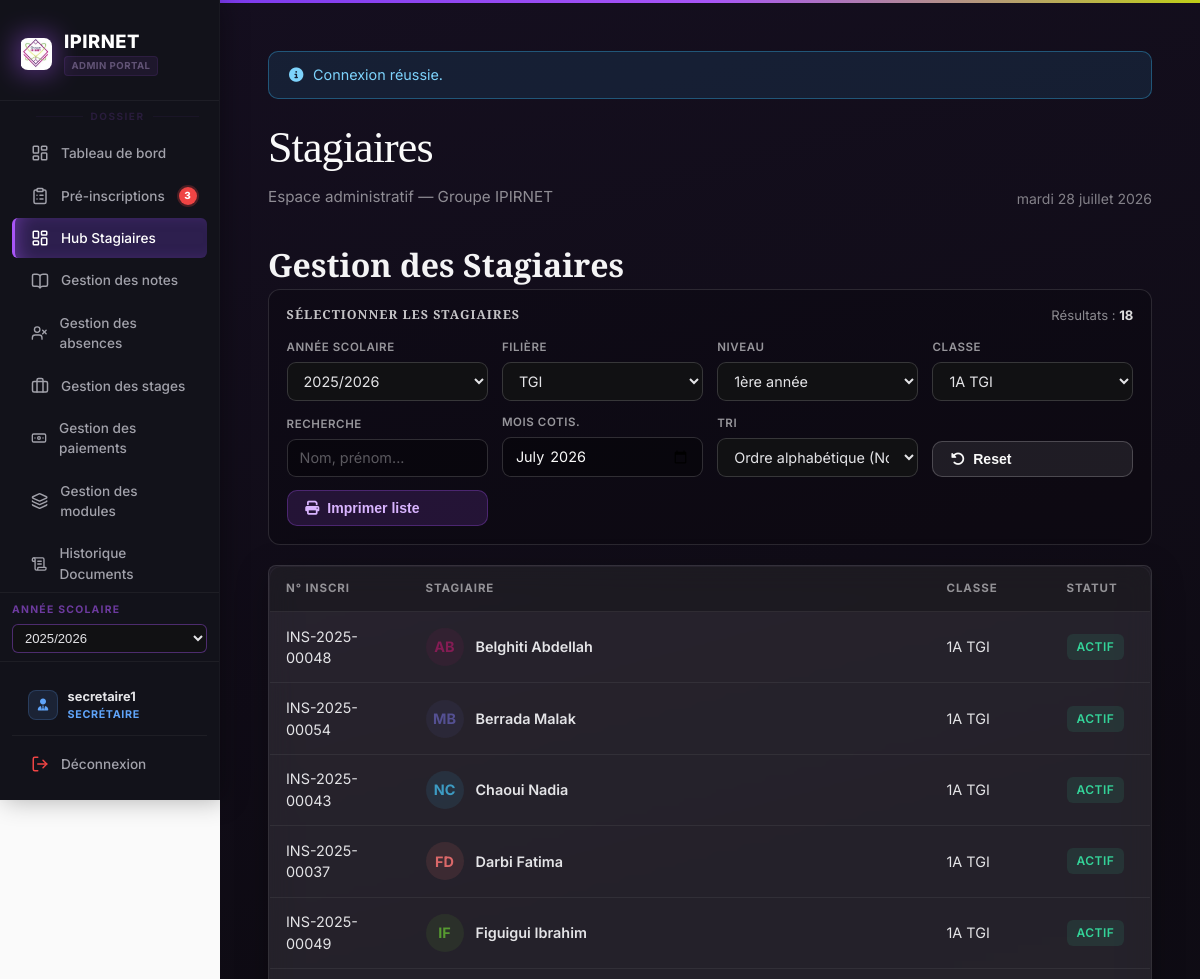
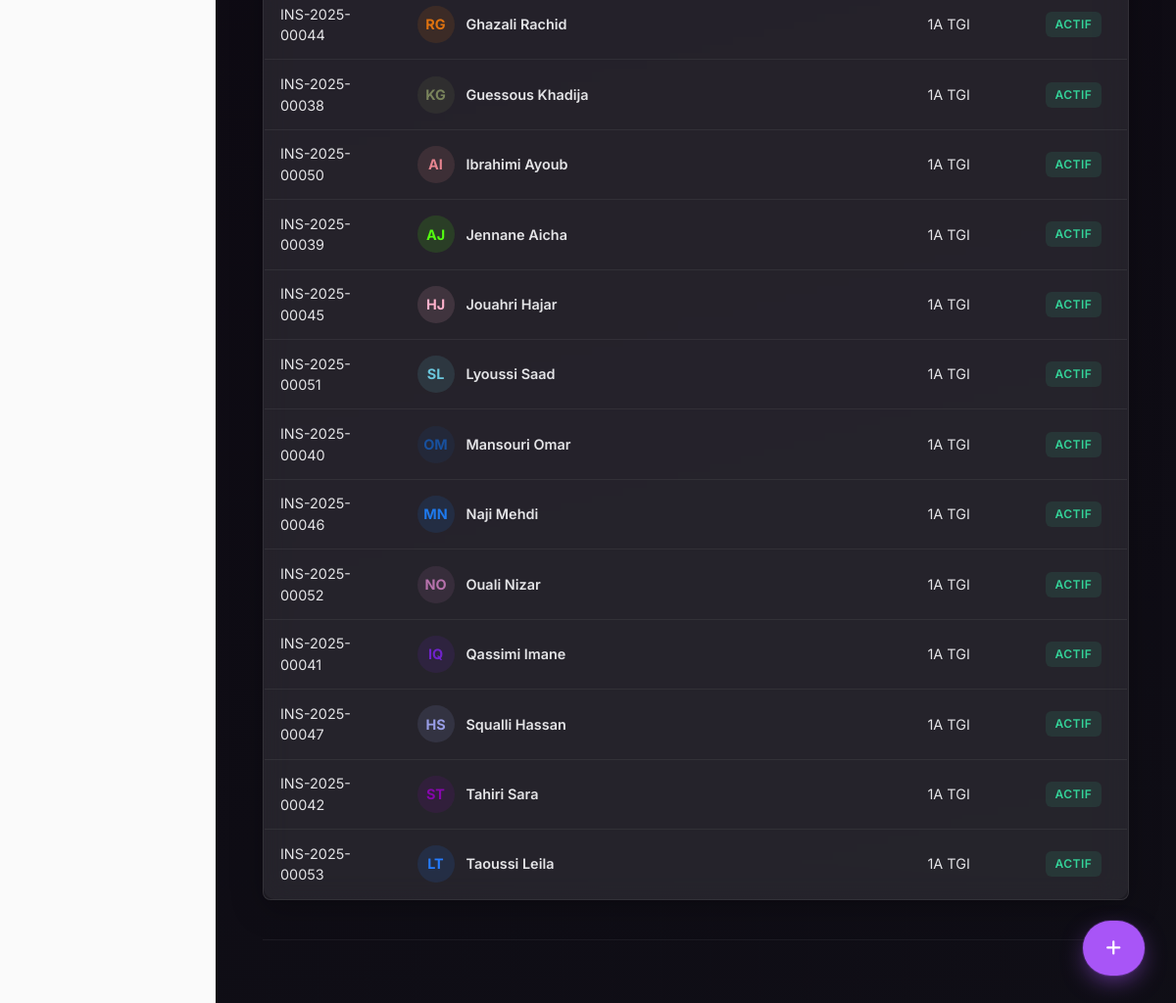
Screenshot of /gestion_des_stagiaires/stagiaires.php (signed in) with the database file from the repository (2 pictures, top to bottom).
### tables this page shows
CREATE TABLE `stagiaires` (
  `id_stagiaire` int(10) UNSIGNED NOT NULL,
  `num_inscri` varchar(32) NOT NULL,
  `cin` varchar(8) DEFAULT NULL,
  `nom` varchar(100) NOT NULL,
  `prenom` varchar(100) NOT NULL,
  `date_naissance` date DEFAULT NULL,
  `adresse` varchar(512) DEFAULT NULL,
  `email` varchar(255) DEFAULT NULL,
  `telephone` varchar(15) DEFAULT NULL,
  `telephone_parent` varchar(15) DEFAULT NULL COMMENT 'CDC fiche inscription',
  `nom_tuteur` varchar(255) DEFAULT NULL COMMENT 'Père ou tuteur',
  `sexe` varchar(1) NOT NULL DEFAULT 'M' COMMENT 'M = Masculin, F = Féminin',
  `photo` varchar(512) DEFAULT NULL,
  `date_inscription` date NOT NULL,
  `id_classe` int(10) UNSIGNED NOT NULL,
  `created_at` timestamp NOT NULL DEFAULT current_timestamp(),
  `updated_at` timestamp NULL DEFAULT NULL ON UPDATE current_timestamp(),
  `remise_mensuelle` decimal(10,2) NOT NULL DEFAULT 0.00
);

### gestion_des_stagiaires/includes/helpers.php (called while the page is built, shortened)
<?php
function gds_fix_text(string $texte): string
{
    if ($texte === '') {
        return $texte;
    }
    $texte = str_replace("\u{FFFD}", '?', $texte);
    $corrections = [
        "é" => "é",
        "è" => "è",
        "ê" => "ê",
        "ë" => "ë",
        "Sp?cialis?e"        => "Spécialisée",
        "sp?cialis?e"        => "spécialisée",
        "Sp?cialis?"         => "Spécialisé",
        "sp?cialis?"         => "spécialisé",
        "Sp?cialis"          => "Spécialis",
        "sp?cialis"          => "spécialis",
        "T?l?communication"  => "Télécommunication",
        "t?l?communication"  => "télécommunication",
        "T?l?phone"          => "Téléphone",
        "t?l?phone"          => "téléphone",
        "D?veloppement"      => "Développement",
        "d?veloppement"      => "développement",
        "D?velopper"         => "Développer",
        "d?velopper"         => "développer",
        "S?curit?"           => "Sécurité",
        "s?curit?"           => "sécurité",
        "?l?ves"             => "élèves",
        "?l?ve"              => "élève",
        "?tablissement"      => "établissement",
        "g?n?rale"           => "générale",
        "G?n?rale"           => "Générale",
        "g?n?ral"            => "général",
        "G?n?ral"            => "Général",
        "p?riode"            => "période",
        "P?riode"            => "Période",
        "g?n?ration"         => "génération",
        "G?n?ration"         => "Génération",
        "?veloppement"       => "éveloppement",
        "?velopper"          => "évelopper",
        "Donn?es"            => "Données",
        "donn?es"            => "données",
        "R?seau"             => "Réseau",
        "r?seau"             => "réseau",
        "Spécialis?e"        => "Spécialisée",
        "spécialis?e"        => "spécialisée",
        "Spécialis?"         => "Spécialisé",
        "spécialis?"         => "spécialisé",
        "stagi?re"           => "stagiaire",
        "?cole"              => "école",
        "P?dagogie"          => "Pédagogie",
        "p?dagogie"          => "pédagogie",
        "1?re"               => "1ère",
        "2?me"               => "2ème",
        "3?me"               => "3ème",
        "Ann?e"              => "Année",
        "ann?e"              => "année",
        "Â"                  => "",
    ];
    for ($passe = 0; $passe < 4; $passe++) {
        $resultat = strtr($texte, $corrections);
        if ($resultat === $texte) {
            break;
        }
        $texte = $resultat;
    }
    return $texte;
}
function h(string $texte): string
{
    return htmlspecialchars(gds_fix_text($texte), ENT_QUOTES | ENT_SUBSTITUTE, 'UTF-8');
}

### gestion_des_stagiaires/stagiaires.php (the view, shortened to what this page needs)
<?php
require __DIR__ . '/includes/bootstrap.php';
$listMoisNav = date('Y-m');
require __DIR__ . '/includes/header.php';
?>
<?php
$_allClasses = $pdo->query('SELECT c.id_classe, c.nom_classe, c.annee_scolaire, c.niveau, f.id_filiere, f.nom_filiere FROM classes c JOIN filieres f ON f.id_filiere=c.id_filiere ORDER BY f.nom_filiere, c.annee_scolaire, c.nom_classe')->fetchAll();
$classes = array_values(array_filter($_allClasses, fn($c) => (bool) preg_match('/^\d{4}\/\d{4}$/', (string)$c['annee_scolaire'])));
$filieresList = $pdo->query('SELECT DISTINCT f.id_filiere, f.nom_filiere FROM filieres f INNER JOIN classes c ON c.id_filiere = f.id_filiere ORDER BY f.nom_filiere')->fetchAll();
$_rawAnneesList = $pdo->query(
    "SELECT DISTINCT annee_scolaire FROM classes ORDER BY annee_scolaire DESC"
)->fetchAll(PDO::FETCH_COLUMN);
$anneesList = array_values(array_filter($_rawAnneesList, fn($y) => (bool) preg_match('/^\d{4}\/\d{4}$/', (string)$y)));
usort($anneesList, fn($a, $b) => strcmp((string)$b, (string)$a));
$currentAnnee = $_SESSION['global_annee_scolaire'] ?? (!empty($anneesList) ? $anneesList[0] : '');
$navAnnee = (string) ($_GET['a'] ?? $currentAnnee);
$navFiliere = (int) ($_GET['f'] ?? 0);
$navNiveau  = (string) ($_GET['niv'] ?? '');
$navClasse  = (int) ($_GET['c'] ?? 0);
$navSort    = (string) ($_GET['o'] ?? 'nom');
$sqlNav = "SELECT v.*, s.date_naissance, s.adresse, s.photo, s.email, s.telephone, s.date_inscription, s.cin, c.niveau
           FROM v_stagiaires_detail v
           LEFT JOIN stagiaires s ON s.id_stagiaire = v.id_stagiaire
           LEFT JOIN classes c ON c.id_classe = v.id_classe";
$paramsNav = [];
$sqlNav .= " ORDER BY " . ($navSort === 'num_inscri' ? 'v.num_inscri' : 'v.nom, v.prenom');
$stNav = $pdo->prepare($sqlNav);
$stNav->execute($paramsNav);
$rows = $stNav->fetchAll();
function getAvatarColor($str) {
    $hash = md5($str);
    return '#' . substr($hash, 0, 6);
}
$selectedStudent = null;
?>
<div id="classic-list-view" style="<?= $selectedStudent ? 'display:none;' : '' ?>">
<h1 class="page-title" style="font-family: 'Instrument Serif', serif;">Gestion des Stagiaires</h1>
<section class="gds-filter-bar no-print">
    <header class="gds-filter-bar__header">
        <h3 class="gds-filter-bar__title">SÉLECTIONNER LES STAGIAIRES</h3>
        <span class="gds-filter-bar__count">Résultats : <strong id="flt-stag-count">0</strong></span>
    </header>
    <div class="gds-filter-bar__grid">
        <label class="gds-filter-bar__field">
            <span>ANNÉE SCOLAIRE</span>
            <select id="flt-stag-annee" data-default-annee="<?= h($currentAnnee) ?>">
                <?php foreach ($anneesList as $an): ?>
                    <option value="<?= h($an) ?>"
                        <?= ($an === $navAnnee) ? 'selected' : '' ?>>
                        <?= h($an) ?>
                    </option>
                <?php endforeach; ?>
            </select>
        </label>
        <label class="gds-filter-bar__field">
            <span>FILIÈRE</span>
            <select id="flt-stag-filiere">
                <?php foreach ($filieresList as $fp): ?>
                    <option value="<?= (int) $fp['id_filiere'] ?>" <?= ($navFiliere === (int)$fp['id_filiere']) ? 'selected' : '' ?>><?= h(gds_fix_text((string) $fp['nom_filiere'])) ?></option>
                <?php endforeach; ?>
            </select>
        </label>
        <label class="gds-filter-bar__field">
            <span>NIVEAU</span>
            <select id="flt-stag-niveau" disabled
                data-selected-niveau="<?= h($navNiveau) ?>">
                <option value="">— Tous —</option>
            </select>
        </label>
        <label class="gds-filter-bar__field">
            <span>CLASSE</span>
            <select id="flt-stag-classe" disabled
                data-selected-classe="<?= $navClasse ?>"
                data-all-classes='<?= htmlspecialchars(json_encode(array_map(fn($c) => ['id' => (int)$c['id_classe'], 'fid' => (int)$c['id_filiere'], 'annee' => (string)$c['annee_scolaire'], 'niveau' => (string)($c['niveau'] ?? ''), 'label' => $c['nom_classe']], $classes)), ENT_QUOTES) ?>'>
                <option value="">— Toutes —</option>
            </select>
        </label>
        <label class="gds-filter-bar__field">
            <span>RECHERCHE</span>
            <input id="flt-stag-search" type="search" placeholder="Nom, prénom...">
        </label>
        <form method="get" class="gds-filter-bar__field">
            <span>MOIS COTIS.</span>
            <input type="month" name="mois" value="<?= h($listMoisNav) ?>" onchange="this.form.submit()">
        </form>
        <label class="gds-filter-bar__field">
            <span>TRI</span>
            <select id="flt-stag-sort">
                <option value="nom">Ordre alphabétique (Nom)</option>
            </select>
        </label>
        <div class="gds-filter-bar__field">
            <button id="btn-reset-filters" class="btn secondary" style="width:100%"><i class="fa-solid fa-rotate-left"></i> Reset</button>
        </div>
        <div class="gds-filter-bar__field">
            <button id="btn-print-liste" class="btn" style="width:100%; background:rgba(168,85,247,0.15); color:#d8b4fe; border:1px solid rgba(168,85,247,0.3);" onclick="gdsOpenPrintListe()"><i class="fa-solid fa-print"></i> Imprimer liste</button>
        </div>
    </div>
</section>
<div class="card table-container" id="liste-stagiaires" style="padding:0;">
    <table class="data" id="liste-stagiaires-table">
        <thead>
        <tr>
            <th style="width:140px;">N° INSCRI</th>
            <th>STAGIAIRE</th>
            <th style="width:120px;">CLASSE</th>
            <th style="width:100px;">STATUT</th>
        </tr>
        </thead>
        <tbody>
        <?php foreach ($rows as $r): ?>
            <?php
            $rowName = $r['nom'].' '.$r['prenom'];
            $color = getAvatarColor($rowName);
            ?>
            <tr data-filterable="1" data-id="<?= $r['id_stagiaire']?>" data-filiere="<?= $r['id_filiere']?>" data-classe="<?= $r['id_classe']?>" data-annee="<?= h((string)$r['annee_scolaire'])?>" data-niveau="<?= h((string)($r['niveau'] ?? ''))?>" data-name="<?= h($rowName)?>" data-num_inscri="<?= h($r['num_inscri'])?>" class="clickable-row js-open-hub" style="cursor:pointer;">
                <td><?= h($r['num_inscri'])?></td>
                <td>
                    <div style="display:flex; align-items:center; gap:0.75rem;">
                        <div class="avatar-circle" style="background-color: <?= $color ?>20; color: <?= $color ?>;"><?= strtoupper(mb_substr($r['prenom'],0,1).mb_substr($r['nom'],0,1))?></div>
                        <div style="font-weight:600; color:#e4e4e7;"><?= h($rowName)?></div>
                    </div>
                </td>
                <td><?= h($r['nom_classe'])?></td>
                <td><span class="badge" style="background:rgba(52,211,153,0.1); color:#34d399;">ACTIF</span></td>
            </tr>
        <?php endforeach; ?>
        </tbody>
    </table>
</div>
</div>
<button id="fab-add" class="fab-button no-print" title="Ajouter" style="<?= $selectedStudent ? 'display:none;' : '' ?>">
    <i class="fa-solid fa-plus"></i>
</button>
<?php require __DIR__ . '/includes/footer.php'; ?>

### rows the page displays
stagiaires: num_inscri "INS-2025-00048", prenom+nom "AB", rowName "Belghiti Abdellah", nom_classe "1A TGI"
stagiaires: num_inscri "INS-2025-00054", prenom+nom "MB", rowName "Berrada Malak", nom_classe "1A TGI"
stagiaires: num_inscri "INS-2025-00043", prenom+nom "NC", rowName "Chaoui Nadia", nom_classe "1A TGI"
stagiaires: num_inscri "INS-2025-00037", prenom+nom "FD", rowName "Darbi Fatima", nom_classe "1A TGI"
stagiaires: num_inscri "INS-2025-00049", prenom+nom "IF", rowName "Figuigui Ibrahim", nom_classe "1A TGI"
stagiaires: num_inscri "INS-2025-00044", prenom+nom "RG", rowName "Ghazali Rachid", nom_classe "1A TGI"
stagiaires: num_inscri "INS-2025-00038", prenom+nom "KG", rowName "Guessous Khadija", nom_classe "1A TGI"
stagiaires: num_inscri "INS-2025-00050", prenom+nom "AI", rowName "Ibrahimi Ayoub", nom_classe "1A TGI"
stagiaires: num_inscri "INS-2025-00039", prenom+nom "AJ", rowName "Jennane Aicha", nom_classe "1A TGI"
stagiaires: num_inscri "INS-2025-00045", prenom+nom "HJ", rowName "Jouahri Hajar", nom_classe "1A TGI"
stagiaires: num_inscri "INS-2025-00051", prenom+nom "SL", rowName "Lyoussi Saad", nom_classe "1A TGI"
stagiaires: num_inscri "INS-2025-00040", prenom+nom "OM", rowName "Mansouri Omar", nom_classe "1A TGI"
stagiaires: num_inscri "INS-2025-00046", prenom+nom "MN", rowName "Naji Mehdi", nom_classe "1A TGI"
stagiaires: num_inscri "INS-2025-00052", prenom+nom "NO", rowName "Ouali Nizar", nom_classe "1A TGI"
stagiaires: num_inscri "INS-2025-00041", prenom+nom "IQ", rowName "Qassimi Imane", nom_classe "1A TGI"
stagiaires: num_inscri "INS-2025-00047", prenom+nom "HS", rowName "Squalli Hassan", nom_classe "1A TGI"
stagiaires: num_inscri "INS-2025-00042", prenom+nom "ST", rowName "Tahiri Sara", nom_classe "1A TGI"
stagiaires: num_inscri "INS-2025-00053", prenom+nom "LT", rowName "Taoussi Leila", nom_classe "1A TGI"

### other values shown
$notifDots['demandes'] "3"
$__nomUtilisateur "secretaire1"
$__libelleRole "SECRÉTAIRE"
$flash['msg'] "Connexion réussie."
$pageTitle "Stagiaires"
$gdsFrenchDate() "mardi 28 juillet 2026"
form field global_annee_value "2025/2026"
form field value "2025/2026"
form field value "TGI"
